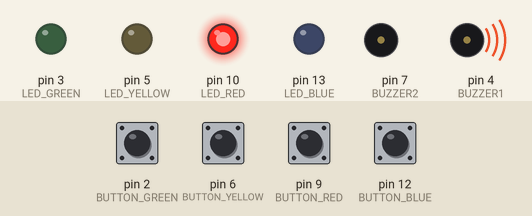
This sketch was run on a simulated Arduino Uno, built with avr-gcc and run on an emulated ATmega328P. On the bench: output pins drawn as LEDs (lit = HIGH), buzzer (waves = sounding, pin HIGH). The test bench sets the inputs (shaded band); at power-on: pin 2 (BUTTON_GREEN), pin 6 (BUTTON_YELLOW), pin 9 (BUTTON_RED), pin 12 (BUTTON_BLUE) HIGH. Random numbers use the default seed unless the sketch sets one.

Above: at 0.91 s.
2.0 s: pin 2 (BUTTON_GREEN) pulled LOW for 0.35 s
At 3.0 s:
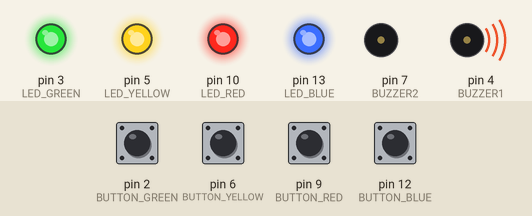
At 4.0 s:
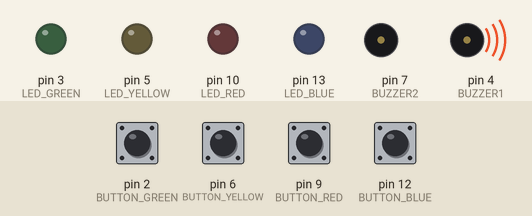
5.1 s: pin 6 (BUTTON_YELLOW) pulled LOW for 0.35 s
8.1 s: pin 9 (BUTTON_RED) pulled LOW for 0.35 s
At 9.62 s:
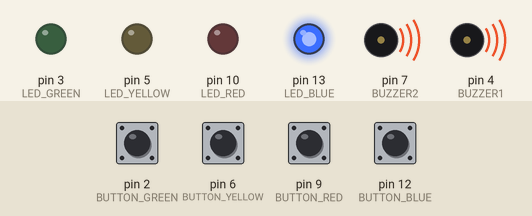
11.1 s: pin 2 (BUTTON_GREEN) pulled LOW for 1 s
14.1 s: pin 6 (BUTTON_YELLOW) pulled LOW for 1 s
At 15.67 s:
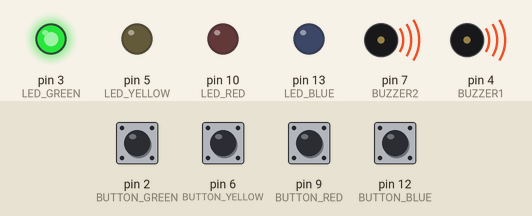
17.2 s: pin 9 (BUTTON_RED) pulled LOW for 1 s
Timing chart, 0 to 21.2 s (numbered marks = the images above; inputs shaded):
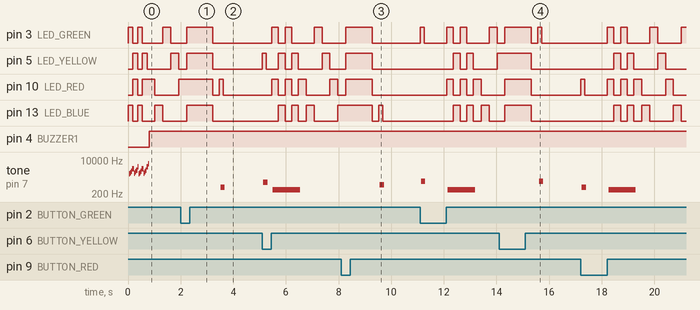

The sketch:

SIK_circuit16_simonGameV1.ino
```cpp
#include "SIK_circuit16_simonGame.h" // public constants used in the code

// Game state variables
byte gameMode = MODE_MEMORY; //By default, let's play the memory game
byte gameBoard[32]; //Contains the combination of buttons as we advance
byte gameRound = 0; //Counts the number of succesful rounds the player has made it through

void setup()
{
  //Setup hardware inputs/outputs. These pins are defined in the hardware_versions header file

  //Enable pull ups on inputs
  pinMode(BUTTON_RED, INPUT_PULLUP);
  pinMode(BUTTON_GREEN, INPUT_PULLUP);
  pinMode(BUTTON_BLUE, INPUT_PULLUP);
  pinMode(BUTTON_YELLOW, INPUT_PULLUP);

  pinMode(LED_RED, OUTPUT);
  pinMode(LED_GREEN, OUTPUT);
  pinMode(LED_BLUE, OUTPUT);
  pinMode(LED_YELLOW, OUTPUT);

  pinMode(BUZZER1, OUTPUT);
  pinMode(BUZZER2, OUTPUT);

  //Mode checking
  gameMode = MODE_MEMORY; // By default, we're going to play the memory game

  // Check to see if the lower right button is pressed


  // Check to see if upper right button is pressed

  //Put game into battle mode

    //Turn on the upper right (green) LED


   // Turn on the other LEDs until you release button

 // Wait for user to stop pressing button

    //Now do nothing. Battle mode will be serviced in the main routine


  play_winner(); // After setup is complete, say hello to the world
}

void loop()
{
  attractMode(); // Blink lights while waiting for user to press a button

  // Indicate the start of game play
  setLEDs(CHOICE_RED | CHOICE_GREEN | CHOICE_BLUE | CHOICE_YELLOW); // Turn all LEDs on
  delay(1000);
  setLEDs(CHOICE_OFF); // Turn off LEDs
  delay(250);

  if (gameMode == MODE_MEMORY)
  {
    // Play memory game and handle result
    if (play_memory() == true)
      play_winner(); // Player won, play winner tones
    else
      play_loser(); // Player lost, play loser tones
  }


}

//-=-=-=-=-=-=-=-=-=-=-=-=-=-=-=-=-=-=-=-=-=-=-=-=-=-=-=-=-=-=
//The following functions are related to game play only

// Play the regular memory game
// Returns 0 if player loses, or 1 if player wins
boolean play_memory(void)
{
  randomSeed(millis()); // Seed the random generator with random amount of millis()

  gameRound = 0; // Reset the game to the beginning

  while (gameRound < ROUNDS_TO_WIN)
  {
    add_to_moves(); // Add a button to the current moves, then play them back

    playMoves(); // Play back the current game board

    // Then require the player to repeat the sequence.
    for (byte currentMove = 0 ; currentMove < gameRound ; currentMove++)
    {
      byte choice = wait_for_button(); // See what button the user presses

      if (choice == 0) return false; // If wait timed out, player loses

      if (choice != gameBoard[currentMove]) return false; // If the choice is incorect, player loses
    }

    delay(1000); // Player was correct, delay before playing moves
  }

  return true; // Player made it through all the rounds to win!
}

// Play the special 2 player battle mode
// A player begins by pressing a button then handing it to the other player
// That player repeats the button and adds one, then passes back.
// This function returns when someone loses
// Plays the current contents of the game moves
void playMoves(void)
{
  for (byte currentMove = 0 ; currentMove < gameRound ; currentMove++)
  {
    toner(gameBoard[currentMove], 150);

    // Wait some amount of time between button playback
    // Shorten this to make game harder
    delay(150); // 150 works well. 75 gets fast.
  }
}

// Adds a new random button to the game sequence, by sampling the timer
void add_to_moves(void)
{
  byte newButton = random(0, 4); //min (included), max (exluded)

  // We have to convert this number, 0 to 3, to CHOICEs
  if(newButton == 0) newButton = CHOICE_RED;
  else if(newButton == 1) newButton = CHOICE_GREEN;
  else if(newButton == 2) newButton = CHOICE_BLUE;
  else if(newButton == 3) newButton = CHOICE_YELLOW;

  gameBoard[gameRound++] = newButton; // Add this new button to the game array
}

//-=-=-=-=-=-=-=-=-=-=-=-=-=-=-=-=-=-=-=-=-=-=-=-=-=-=-=-=-=-=
//The following functions control the hardware
// Lights a given LEDs
// Pass in a byte that is made up from CHOICE_RED, CHOICE_YELLOW, etc
void setLEDs(byte leds)
{
  if ((leds & CHOICE_RED) != 0)
    digitalWrite(LED_RED, HIGH);
  else
    digitalWrite(LED_RED, LOW);

  if ((leds & CHOICE_GREEN) != 0)
    digitalWrite(LED_GREEN, HIGH);
  else
    digitalWrite(LED_GREEN, LOW);

  if ((leds & CHOICE_BLUE) != 0)
    digitalWrite(LED_BLUE, HIGH);
  else
    digitalWrite(LED_BLUE, LOW);

  if ((leds & CHOICE_YELLOW) != 0)
    digitalWrite(LED_YELLOW, HIGH);
  else
    digitalWrite(LED_YELLOW, LOW);
}

// Wait for a button to be pressed.
// Returns one of LED colors (LED_RED, etc.) if successful, 0 if timed out
byte wait_for_button(void)
{
  long startTime = millis(); // Remember the time we started the this loop

  while ( (millis() - startTime) < ENTRY_TIME_LIMIT) // Loop until too much time has passed
  {
    byte button = checkButton();

    if (button != CHOICE_NONE)
    {
      toner(button, 150); // Play the button the user just pressed

      while(checkButton() != CHOICE_NONE) ;  // Now let's wait for user to release button

      delay(10); // This helps with debouncing and accidental double taps

      return button;
    }

  }

  return CHOICE_NONE; // If we get here, we've timed out!
}

// Returns a '1' bit in the position corresponding to CHOICE_RED, CHOICE_GREEN, etc.
byte checkButton(void)
{
  if (digitalRead(BUTTON_RED) == 0) return(CHOICE_RED);
  else if (digitalRead(BUTTON_GREEN) == 0) return(CHOICE_GREEN);
  else if (digitalRead(BUTTON_BLUE) == 0) return(CHOICE_BLUE);
  else if (digitalRead(BUTTON_YELLOW) == 0) return(CHOICE_YELLOW);

  return(CHOICE_NONE); // If no button is pressed, return none
}

// Light an LED and play tone
// Red, upper left:     440Hz - 2.272ms - 1.136ms pulse
// Green, upper right:  880Hz - 1.136ms - 0.568ms pulse
// Blue, lower left:    587.33Hz - 1.702ms - 0.851ms pulse
// Yellow, lower right: 784Hz - 1.276ms - 0.638ms pulse
void toner(byte which, int buzz_length_ms)
{
  setLEDs(which); //Turn on a given LED

  //Play the sound associated with the given LED
  switch(which)
  {
  case CHOICE_RED:
    buzz_sound(buzz_length_ms, 1136);
    break;
  case CHOICE_GREEN:
    buzz_sound(buzz_length_ms, 568);
    break;
  case CHOICE_BLUE:
    buzz_sound(buzz_length_ms, 851);
    break;
  case CHOICE_YELLOW:
    buzz_sound(buzz_length_ms, 638);
    break;
  }

  setLEDs(CHOICE_OFF); // Turn off all LEDs
}

// Toggle buzzer every buzz_delay_us, for a duration of buzz_length_ms.
void buzz_sound(int buzz_length_ms, int buzz_delay_us)
{
  // Convert total play time from milliseconds to microseconds
  long buzz_length_us = buzz_length_ms * (long)1000;

  // Loop until the remaining play time is less than a single buzz_delay_us
  while (buzz_length_us > (buzz_delay_us * 2))
  {
    buzz_length_us -= buzz_delay_us * 2; //Decrease the remaining play time

    // Toggle the buzzer at various speeds
    digitalWrite(BUZZER1, LOW);
    digitalWrite(BUZZER2, HIGH);
    delayMicroseconds(buzz_delay_us);

    digitalWrite(BUZZER1, HIGH);
    digitalWrite(BUZZER2, LOW);
    delayMicroseconds(buzz_delay_us);
  }
}

// Play the winner sound and lights
void play_winner(void)
{
  setLEDs(CHOICE_GREEN | CHOICE_BLUE);
  winner_sound();
  setLEDs(CHOICE_RED | CHOICE_YELLOW);
  winner_sound();
  setLEDs(CHOICE_GREEN | CHOICE_BLUE);
  winner_sound();
  setLEDs(CHOICE_RED | CHOICE_YELLOW);
  winner_sound();
}

// Play the winner sound
// This is just a unique (annoying) sound we came up with, there is no magic to it
void winner_sound(void)
{
  // Toggle the buzzer at various speeds
  for (byte x = 250 ; x > 70 ; x--)
  {
    for (byte y = 0 ; y < 3 ; y++)
    {
      digitalWrite(BUZZER2, HIGH);
      digitalWrite(BUZZER1, LOW);
      delayMicroseconds(x);

      digitalWrite(BUZZER2, LOW);
      digitalWrite(BUZZER1, HIGH);
      delayMicroseconds(x);
    }
  }
}

// Play the loser sound/lights
void play_loser(void)
{
  setLEDs(CHOICE_RED | CHOICE_GREEN);
  buzz_sound(255, 1500);

  setLEDs(CHOICE_BLUE | CHOICE_YELLOW);
  buzz_sound(255, 1500);

  setLEDs(CHOICE_RED | CHOICE_GREEN);
  buzz_sound(255, 1500);

  setLEDs(CHOICE_BLUE | CHOICE_YELLOW);
  buzz_sound(255, 1500);
}

// Show an "attract mode" display while waiting for user to press button.
void attractMode(void)
{
  while(1)
  {
    setLEDs(CHOICE_RED);
    delay(300);
    if (checkButton() != CHOICE_NONE) return;

    setLEDs(CHOICE_BLUE);
    delay(300);
    if (checkButton() != CHOICE_NONE) return;

    setLEDs(CHOICE_GREEN);
    delay(300);
    if (checkButton() != CHOICE_NONE) return;

    setLEDs(CHOICE_YELLOW);
    delay(300);
    if (checkButton() != CHOICE_NONE) return;
  }
}

//-=-=-=-=-=-=-=-=-=-=-=-=-=-=-=-=-=-=-=-=-=-=-=-=-=-=-=-=-=-=
// The following functions are related to Beegees Easter Egg only


// Do nothing but play bad beegees music
// This function is activated when user holds bottom right button during power up
```

SIK_circuit16_simonGame.h
```cpp
/*************************************************
* Public Constants
*************************************************/
#define NOTE_B0 31
#define NOTE_C1 33
#define NOTE_CS1 35
#define NOTE_D1 37
#define NOTE_DS1 39
#define NOTE_E1 41
#define NOTE_F1 44
#define NOTE_FS1 46
#define NOTE_G1 49
#define NOTE_GS1 52
#define NOTE_A1 55
#define NOTE_AS1 58
#define NOTE_B1 62
#define NOTE_C2 65
#define NOTE_CS2 69
#define NOTE_D2 73
#define NOTE_DS2 78
#define NOTE_E2 82
#define NOTE_F2 87
#define NOTE_FS2 93
#define NOTE_G2 98
#define NOTE_GS2 104
#define NOTE_A2 110
#define NOTE_AS2 117
#define NOTE_B2 123
#define NOTE_C3 131
#define NOTE_CS3 139
#define NOTE_D3 147
#define NOTE_DS3 156
#define NOTE_E3 165
#define NOTE_F3 175
#define NOTE_FS3 185
#define NOTE_G3 196
#define NOTE_GS3 208
#define NOTE_A3 220
#define NOTE_AS3 233
#define NOTE_B3 247
#define NOTE_C4 262
#define NOTE_CS4 277
#define NOTE_D4 294
#define NOTE_DS4 311
#define NOTE_E4 330
#define NOTE_F4 349
#define NOTE_FS4 370
#define NOTE_G4 392
#define NOTE_GS4 415
#define NOTE_A4 440
#define NOTE_AS4 466
#define NOTE_B4 494
#define NOTE_C5 523
#define NOTE_CS5 554
#define NOTE_D5 587
#define NOTE_DS5 622
#define NOTE_E5 659
#define NOTE_F5 698
#define NOTE_FS5 740
#define NOTE_G5 784
#define NOTE_GS5 831
#define NOTE_A5 880
#define NOTE_AS5 932
#define NOTE_B5 988
#define NOTE_C6 1047
#define NOTE_CS6 1109
#define NOTE_D6 1175
#define NOTE_DS6 1245
#define NOTE_E6 1319
#define NOTE_F6 1397
#define NOTE_FS6 1480
#define NOTE_G6 1568
#define NOTE_GS6 1661
#define NOTE_A6 1760
#define NOTE_AS6 1865
#define NOTE_B6 1976
#define NOTE_C7 2093
#define NOTE_CS7 2217
#define NOTE_D7 2349
#define NOTE_DS7 2489
#define NOTE_E7 2637
#define NOTE_F7 2794
#define NOTE_FS7 2960
#define NOTE_G7 3136
#define NOTE_GS7 3322
#define NOTE_A7 3520
#define NOTE_AS7 3729
#define NOTE_B7 3951
#define NOTE_C8 4186
#define NOTE_CS8 4435
#define NOTE_D8 4699
#define NOTE_DS8 4978

#define CHOICE_OFF      0 //Used to control LEDs
#define CHOICE_NONE     0 //Used to check buttons
#define CHOICE_RED  (1 << 0)
#define CHOICE_GREEN    (1 << 1)
#define CHOICE_BLUE (1 << 2)
#define CHOICE_YELLOW   (1 << 3)

#define LED_RED     10
#define LED_GREEN   3
#define LED_BLUE    13
#define LED_YELLOW  5

// Button pin definitions
#define BUTTON_RED    9
#define BUTTON_GREEN  2
#define BUTTON_BLUE   12
#define BUTTON_YELLOW 6

// Buzzer pin definitions
#define BUZZER1  4
#define BUZZER2  7

// Define game parameters
#define ROUNDS_TO_WIN      13 //Number of rounds to succesfully remember before you win. 13 is do-able.
#define ENTRY_TIME_LIMIT   3000 //Amount of time to press a button before game times out. 3000ms = 3 sec

#define MODE_MEMORY  0
#define MODE_BATTLE  1
#define MODE_BEEGEES 2
```

Measured:
- after the input at 2.0 s, tone on pin 7 (BUZZER2): silent → 437 Hz after 1.5 s, → silent 0.16 s later
- after the input at 8.1 s, tone on pin 7 (BUZZER2): silent → 583 Hz after 1.5 s, → silent 0.16 s later
- after the input at 14.1 s, tone on pin 7 (BUZZER2): silent → 870 Hz after 1.5 s, → silent 0.16 s later
- by itself, tone on pin 7 (BUZZER2): plays 2059 Hz for 0.04 s, 2342 Hz for 0.04 s, 2790 Hz for 0.04 s, 3671 Hz for 0.04 s, 3612 Hz for 0.04 s, 2183 Hz for 0.04 s … (19 notes in this stretch)
